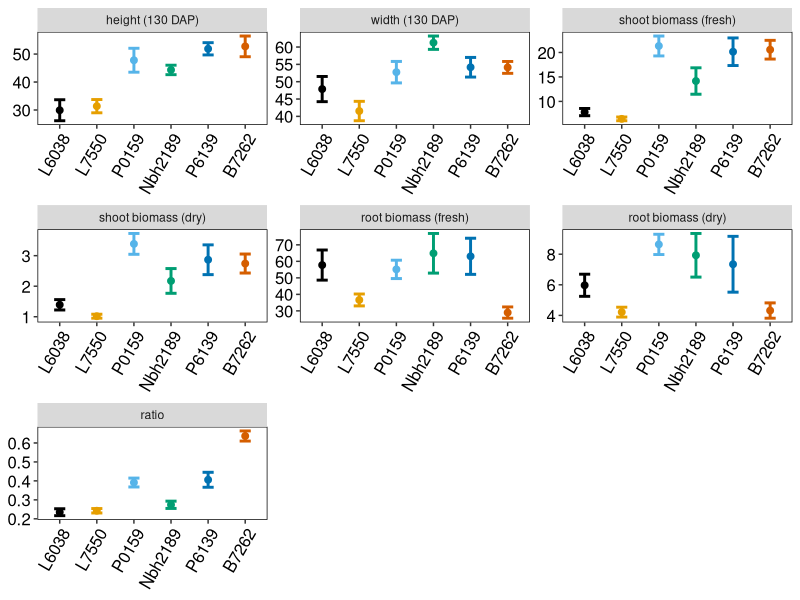
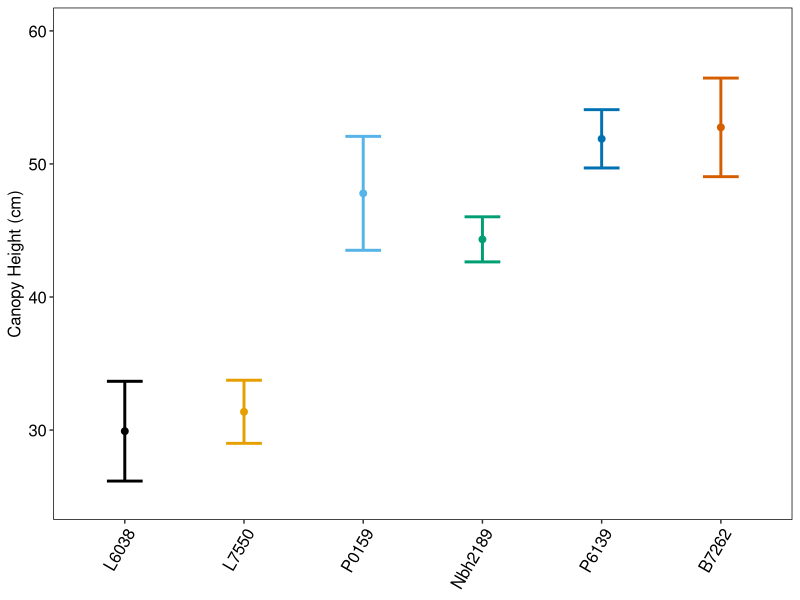
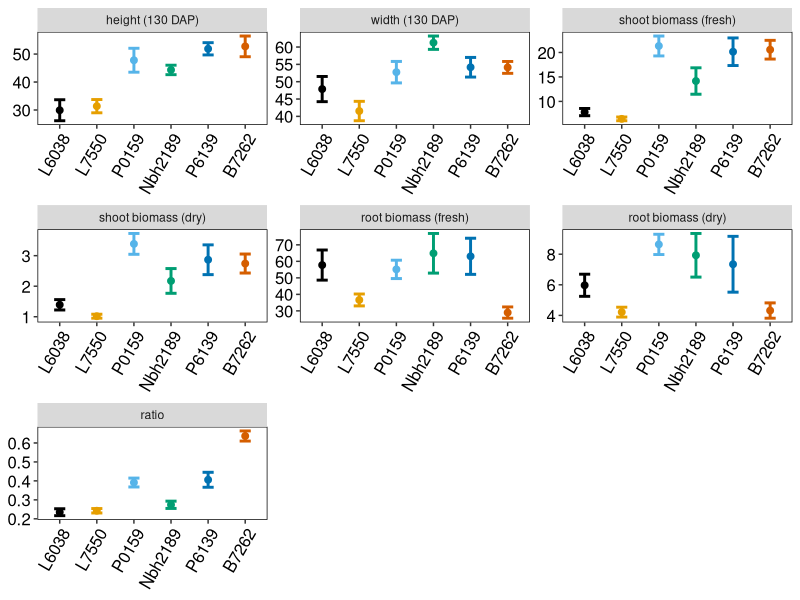
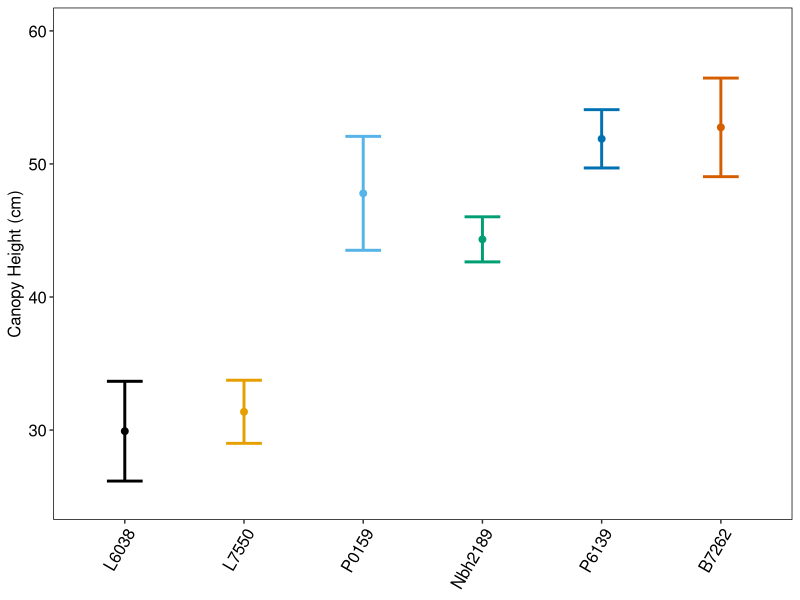

Generate these figures, in order, with R:
# ------------------------------------------------------------------------------
#   Diallel - plot parental means for height (130 DAP) - Fig1
#   S. Turner 
#   06 January 2017
# ------------------------------------------------------------------------------

# This script plots parental means and 95% confidence intervals 

library(plyr)
library(tidyr)
library(ggplot2)

setwd("~/Documents/carrot-diallel-all-files/")

# ------------------------------------------------------------------------------
# read in parental data, subset, and calculate shoot:root ratio
# ------------------------------------------------------------------------------
pMeans <- read.csv("parentalData.csv", header = TRUE) 

# subset to exclude extra info (plot, root source, etc.)
pMeans <- pMeans[,c(2, 9:14)]

# calculate raito of shoot to root biomass 
# note: no ln(x) transformations in this data
pMeans$ratio <- pMeans$dlw/pMeans$drw 

# subset new data frames to plot A and B lines separately
bLines <- subset(pMeans, pedigree %in% c("L6038B", "L7550B", "P0159B", 
                                         "Nbh2189B", "P6139B", "B7262B"))
aLines <- subset(pMeans, !(pedigree %in% c("L6038B", "L7550B", "P0159B", 
                                           "Nbh2189B", "P6139B", "B7262B")))

# recode inbred line names to combine A and B lines
pMeans$pedigree <- revalue(pMeans$pedigree, c("B7262A" = "B7262", 
                                              "B7262B" = "B7262", 
                                              "L6038A" = "L6038",
                                              "L6038B" = "L6038", 
                                              "L7550A" = "L7550", 
                                              "L7550B" = "L7550",
                                              "Nbh2189B" = "Nbh2189", 
                                              "P.S.C. x P0159B" = "P0159",
                                              "P0159B" = "P0159", 
                                              "P6139A" = "P6139", 
                                              "P6139B" = "P6139",
                                              "S.C. x Nbh2189B" = "Nbh2189"))

# set factor levels for parental lines
pMeans$pedigree <- factor(pMeans$pedigree, levels = c("L6038", "L7550", "P0159", "Nbh2189", "P6139", "B7262"))

# extract trait names
traits <- names(pMeans[2:8]) # extract trait names 

# stack data by trait (long format)
pMeans2 <- gather(pMeans, -pedigree, key = "var", value = "value") 

# calculate mean and standard error of each trait for each parental line
pMeans3 <- aggregate(.~pedigree + var, data = pMeans2, 
                     FUN = function(x) c(mu = mean(x), 
                                         se = sd(x)/sqrt(length(x))))

# format results as a dataframe 
pMeans4 <- do.call(data.frame, pMeans3) 

# set factor levels for plotting
pMeans4$var <- factor(pMeans4$var, levels = c("height", "width", "flw", "dlw",
                                              "frw", "drw", "ratio"))
# recode variables with pretty names
pMeans4$var <- revalue(pMeans4$var, c("height" = "height (130 DAP)", 
                                      "width" = "width (130 DAP)", 
                                      "flw" = "shoot biomass (fresh)", 
                                      "dlw" = "shoot biomass (dry)",
                                      "frw" = "root biomass (fresh)",
                                      "drw" = "root biomass (dry)"))

# plot parental means + 95% confidence interval
parents <- ggplot(pMeans4, aes(x = pedigree, y = value.mu, colour = pedigree)) +
  geom_errorbar(aes(ymin = value.mu-2*value.se, ymax = value.mu + 2*value.se), 
                width = 0.3, size = 1) +
  geom_point(size = 2) +
  scale_colour_manual(values = c("#000000", "#E69F00", "#56B4E9", "#009E73", 
                                 "#0072B2", "#D55E00", "#CC79A7")) +
  theme(panel.grid.major = element_blank(),
        panel.grid.minor = element_blank(),
        panel.border = element_rect(colour = "black", fill = NA),
        panel.background = element_blank(),
        axis.text = element_text(size = 12, colour = "black"),
        axis.text.x = element_text(angle = 60, hjust = 1),
        axis.title.x = element_blank(),
        axis.title.y = element_blank(),
        legend.position = "none") +
  facet_wrap(~ var, scales = "free", ncol = 3)

parents

ggsave("FigS1.eps", height = 8, width = 6, units = "in")

# plot height only (Fig 1)
ht <- subset(pMeans4, var == "height (130 DAP)")

ggplot(ht, aes(x = pedigree, y = value.mu, colour = pedigree)) +
  geom_errorbar(aes(ymin = value.mu-2*value.se, ymax = value.mu+2*value.se), 
                width = 0.3, size = 1) +
  ylab("Canopy Height (cm)") + 
  geom_point(size = 2) +
  scale_y_continuous(limits = c(25, 60)) + 
  scale_colour_manual(values = c("#000000", "#E69F00", "#56B4E9", "#009E73", 
                                 "#0072B2", "#D55E00", "#CC79A7")) +
  theme(panel.grid.major = element_blank(),
        panel.grid.minor = element_blank(),
        panel.border = element_rect(colour = "black", fill = NA),
        panel.background = element_blank(),
        axis.text = element_text(size = 12, colour = "black"),
        axis.text.x = element_text(angle = 60, hjust = 1),
        axis.title = element_text(size = 12, colour = "black"),
        axis.title.x = element_blank(),
        legend.position = "none")

# export plot as .eps file
ggsave("Fig1.eps", height = 84, width = 84, units = "mm")

